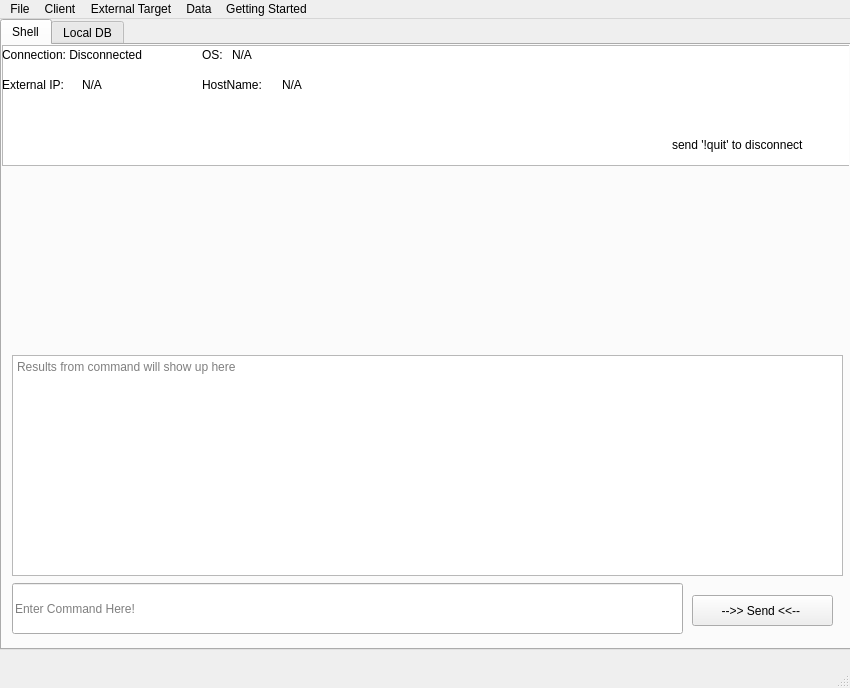
<?xml version="1.0" encoding="UTF-8"?>
<ui version="4.0">
 <class>LogecC3</class>
 <widget class="QMainWindow" name="LogecC3">
  <property name="geometry">
   <rect>
    <x>0</x>
    <y>0</y>
    <width>850</width>
    <height>688</height>
   </rect>
  </property>
  <property name="minimumSize">
   <size>
    <width>850</width>
    <height>688</height>
   </size>
  </property>
  <property name="maximumSize">
   <size>
    <width>850</width>
    <height>688</height>
   </size>
  </property>
  <property name="windowTitle">
   <string>MainWindow</string>
  </property>
  <property name="windowIcon">
   <iconset>
    <normaloff>../../.designer/backup/Modules/GUI_System/Images/icon.png</normaloff>../../.designer/backup/Modules/GUI_System/Images/icon.png</iconset>
  </property>
  <widget class="QWidget" name="centralwidget">
   <widget class="QTabWidget" name="text_PortScan_tab">
    <property name="geometry">
     <rect>
      <x>0</x>
      <y>0</y>
      <width>851</width>
      <height>631</height>
     </rect>
    </property>
    <property name="toolTip">
     <string>Enter</string>
    </property>
    <property name="whatsThis">
     <string>Enter</string>
    </property>
    <property name="currentIndex">
     <number>0</number>
    </property>
    <widget class="QWidget" name="tab">
     <attribute name="title">
      <string>Shell</string>
     </attribute>
     <widget class="QTextEdit" name="text_Program_Output">
      <property name="enabled">
       <bool>true</bool>
      </property>
      <property name="geometry">
       <rect>
        <x>10</x>
        <y>310</y>
        <width>831</width>
        <height>221</height>
       </rect>
      </property>
      <property name="font">
       <font/>
      </property>
      <property name="toolTip">
       <string/>
      </property>
      <property name="readOnly">
       <bool>true</bool>
      </property>
      <property name="placeholderText">
       <string>Results from command will show up here</string>
      </property>
     </widget>
     <widget class="QLineEdit" name="shell_input">
      <property name="geometry">
       <rect>
        <x>10</x>
        <y>538</y>
        <width>671</width>
        <height>51</height>
       </rect>
      </property>
      <property name="toolTip">
       <string extracomment="Commands"/>
      </property>
      <property name="placeholderText">
       <string>Enter Command Here!</string>
      </property>
     </widget>
     <widget class="QPushButton" name="shell_input_enter">
      <property name="geometry">
       <rect>
        <x>690</x>
        <y>550</y>
        <width>141</width>
        <height>31</height>
       </rect>
      </property>
      <property name="toolTip">
       <string>Hit the Enter Key</string>
      </property>
      <property name="text">
       <string>--&gt;&gt; Send &lt;&lt;-- </string>
      </property>
     </widget>
     <widget class="QTextBrowser" name="browser_Target_Status">
      <property name="geometry">
       <rect>
        <x>0</x>
        <y>0</y>
        <width>850</width>
        <height>121</height>
       </rect>
      </property>
      <property name="autoFillBackground">
       <bool>false</bool>
      </property>
      <property name="readOnly">
       <bool>true</bool>
      </property>
     </widget>
     <widget class="QLabel" name="status_Connected">
      <property name="geometry">
       <rect>
        <x>0</x>
        <y>0</y>
        <width>181</width>
        <height>19</height>
       </rect>
      </property>
      <property name="text">
       <string>Connection: Disconnected</string>
      </property>
     </widget>
     <widget class="QLabel" name="status_label_IPADDR">
      <property name="geometry">
       <rect>
        <x>0</x>
        <y>30</y>
        <width>81</width>
        <height>19</height>
       </rect>
      </property>
      <property name="text">
       <string>External IP:</string>
      </property>
     </widget>
     <widget class="QLabel" name="status_data_IPADDR">
      <property name="geometry">
       <rect>
        <x>80</x>
        <y>30</y>
        <width>201</width>
        <height>19</height>
       </rect>
      </property>
      <property name="text">
       <string>N/A</string>
      </property>
     </widget>
     <widget class="QLabel" name="status_data_OS">
      <property name="geometry">
       <rect>
        <x>230</x>
        <y>0</y>
        <width>251</width>
        <height>19</height>
       </rect>
      </property>
      <property name="text">
       <string>N/A</string>
      </property>
     </widget>
     <widget class="QLabel" name="status_data_HOSTNAME">
      <property name="geometry">
       <rect>
        <x>280</x>
        <y>30</y>
        <width>201</width>
        <height>19</height>
       </rect>
      </property>
      <property name="text">
       <string>N/A</string>
      </property>
     </widget>
     <widget class="QLabel" name="status_label_HOSTNAME">
      <property name="geometry">
       <rect>
        <x>200</x>
        <y>30</y>
        <width>81</width>
        <height>19</height>
       </rect>
      </property>
      <property name="text">
       <string>HostName:</string>
      </property>
     </widget>
     <widget class="QLabel" name="status_label_OS">
      <property name="geometry">
       <rect>
        <x>200</x>
        <y>0</y>
        <width>21</width>
        <height>19</height>
       </rect>
      </property>
      <property name="text">
       <string>OS:</string>
      </property>
     </widget>
     <widget class="QLabel" name="label">
      <property name="geometry">
       <rect>
        <x>670</x>
        <y>90</y>
        <width>171</width>
        <height>20</height>
       </rect>
      </property>
      <property name="text">
       <string>send '!quit' to disconnect</string>
      </property>
     </widget>
    </widget>
    <widget class="QWidget" name="tab_2">
     <attribute name="title">
      <string>Local DB</string>
     </attribute>
     <widget class="QTableWidget" name="table_SQLDB">
      <property name="geometry">
       <rect>
        <x>10</x>
        <y>10</y>
        <width>830</width>
        <height>511</height>
       </rect>
      </property>
     </widget>
     <widget class="QPushButton" name="table_RefreshDB_Button">
      <property name="geometry">
       <rect>
        <x>10</x>
        <y>562</y>
        <width>410</width>
        <height>27</height>
       </rect>
      </property>
      <property name="toolTip">
       <string>Refresh the Database, updating values from the SQLITE DB file</string>
      </property>
      <property name="text">
       <string>--&gt;&gt; Refresh DB &lt;&lt;--</string>
      </property>
     </widget>
     <widget class="QPushButton" name="table_QueryDB_Button">
      <property name="geometry">
       <rect>
        <x>428</x>
        <y>562</y>
        <width>410</width>
        <height>27</height>
       </rect>
      </property>
      <property name="toolTip">
       <string>Run a query on the DB</string>
      </property>
      <property name="text">
       <string>--&gt;&gt; Query DB &lt;&lt;--</string>
      </property>
     </widget>
     <widget class="QLineEdit" name="DB_Query">
      <property name="geometry">
       <rect>
        <x>10</x>
        <y>530</y>
        <width>828</width>
        <height>27</height>
       </rect>
      </property>
      <property name="text">
       <string/>
      </property>
      <property name="placeholderText">
       <string>Enter SQL Query! Type !_help for help! </string>
      </property>
     </widget>
     <widget class="QLabel" name="status_ERROR">
      <property name="geometry">
       <rect>
        <x>280</x>
        <y>550</y>
        <width>551</width>
        <height>31</height>
       </rect>
      </property>
      <property name="text">
       <string/>
      </property>
     </widget>
    </widget>
   </widget>
  </widget>
  <widget class="QMenuBar" name="menubar">
   <property name="geometry">
    <rect>
     <x>0</x>
     <y>0</y>
     <width>850</width>
     <height>24</height>
    </rect>
   </property>
   <widget class="QMenu" name="menuFile">
    <property name="title">
     <string>File</string>
    </property>
    <addaction name="actionDEBUG"/>
   </widget>
   <widget class="QMenu" name="menuTarget">
    <property name="title">
     <string>Client</string>
    </property>
    <widget class="QMenu" name="menu_Target_SpawnShell">
     <property name="title">
      <string>Spawn Shell</string>
     </property>
     <widget class="QMenu" name="menu_Target_PythonShells">
      <property name="title">
       <string>Python Shells</string>
      </property>
      <addaction name="action_Target_Python_binbash"/>
      <addaction name="action_Target_Python_win"/>
     </widget>
     <widget class="QMenu" name="action_Target_Perl_binbash">
      <property name="title">
       <string>Perl Shells</string>
      </property>
      <addaction name="action_Perl"/>
     </widget>
     <widget class="QMenu" name="menuRuby_Shells">
      <property name="title">
       <string>Ruby Shells</string>
      </property>
      <addaction name="action_Target_Ruby_NonInteractive"/>
     </widget>
     <addaction name="separator"/>
     <addaction name="actionLanguage"/>
     <addaction name="separator"/>
     <addaction name="menu_Target_PythonShells"/>
     <addaction name="action_Target_Perl_binbash"/>
     <addaction name="menuRuby_Shells"/>
    </widget>
    <widget class="QMenu" name="menu_Target_Destruction">
     <property name="title">
      <string>Destruction</string>
     </property>
     <widget class="QMenu" name="menu_Target_Encryption">
      <property name="title">
       <string>Encryption</string>
      </property>
      <addaction name="actionEncrypt_Files"/>
     </widget>
     <addaction name="menu_Target_Encryption"/>
    </widget>
    <widget class="QMenu" name="menu_Target_Info">
     <property name="title">
      <string>Target Info</string>
     </property>
     <addaction name="actionNetInfo"/>
    </widget>
    <addaction name="action_Target_Listen"/>
    <addaction name="menu_Target_Info"/>
    <addaction name="menu_Target_SpawnShell"/>
    <addaction name="menu_Target_Destruction"/>
   </widget>
   <widget class="QMenu" name="menu_GettingStarted">
    <property name="title">
     <string>Getting Started</string>
    </property>
    <addaction name="GettingStarted_Readme"/>
    <addaction name="actionRead_Me_webview"/>
   </widget>
   <widget class="QMenu" name="menuExternal_Target">
    <property name="title">
     <string>External Target</string>
    </property>
    <widget class="QMenu" name="menuExploits">
     <property name="title">
      <string>Exploits</string>
     </property>
     <widget class="QMenu" name="menuWindows">
      <property name="title">
       <string>Windows</string>
      </property>
      <widget class="QMenu" name="menuSMB">
       <property name="title">
        <string>SMB</string>
       </property>
       <addaction name="actionCVE_2017_0144_Eternal_Blue"/>
      </widget>
      <addaction name="menuSMB"/>
     </widget>
     <addaction name="menuWindows"/>
     <addaction name="actionLinux"/>
     <addaction name="actionOther"/>
    </widget>
    <widget class="QMenu" name="menuEnumeration">
     <property name="title">
      <string>Enumeration</string>
     </property>
     <addaction name="actionPort_Scan"/>
    </widget>
    <addaction name="menuEnumeration"/>
    <addaction name="menuExploits"/>
   </widget>
   <widget class="QMenu" name="menuData">
    <property name="title">
     <string>Data</string>
    </property>
    <widget class="QMenu" name="menuSQL_Shortcuts">
     <property name="title">
      <string>SQL Shortcuts</string>
     </property>
     <addaction name="actionHelp_Menu_DB"/>
     <addaction name="actionError_DB"/>
     <addaction name="actionTables_DB_2"/>
     <addaction name="separator"/>
     <addaction name="actionPortScan_DB_3"/>
     <addaction name="actionOther_More_Cool_DB"/>
    </widget>
    <addaction name="menuSQL_Shortcuts"/>
   </widget>
   <addaction name="menuFile"/>
   <addaction name="menuTarget"/>
   <addaction name="menuExternal_Target"/>
   <addaction name="menuData"/>
   <addaction name="menu_GettingStarted"/>
  </widget>
  <widget class="QStatusBar" name="statusbar"/>
  <action name="action_Target_Listen">
   <property name="text">
    <string>Listen for connection</string>
   </property>
  </action>
  <action name="actionBash">
   <property name="text">
    <string>/bin/bash</string>
   </property>
  </action>
  <action name="action_bin_sh">
   <property name="text">
    <string>/bin/sh</string>
   </property>
  </action>
  <action name="action_Target_Python_binbash">
   <property name="text">
    <string>Python Linux Shell</string>
   </property>
  </action>
  <action name="action_Target_Python_binsh">
   <property name="text">
    <string>Windows Shell</string>
   </property>
  </action>
  <action name="action_Perl">
   <property name="text">
    <string>Pearl Linux Shell</string>
   </property>
  </action>
  <action name="actionShell_Type">
   <property name="text">
    <string>Shell Type</string>
   </property>
  </action>
  <action name="actionLanguage">
   <property name="text">
    <string>Language</string>
   </property>
  </action>
  <action name="actionDisable_Firewall">
   <property name="text">
    <string>Disable Firewall</string>
   </property>
  </action>
  <action name="GettingStarted_Readme">
   <property name="text">
    <string>Read Me! (To shell tab)</string>
   </property>
  </action>
  <action name="menu_Data_Download">
   <property name="text">
    <string>Download Files from Target</string>
   </property>
  </action>
  <action name="menu_Data_Upload">
   <property name="text">
    <string>Upload Files to Target</string>
   </property>
  </action>
  <action name="action_Target_Ruby_NonInteractive">
   <property name="text">
    <string>Linx Ruby Shell (Non-interactive)</string>
   </property>
  </action>
  <action name="actionEncrypt_Files">
   <property name="text">
    <string>Encrypt Files</string>
   </property>
  </action>
  <action name="actionLinux">
   <property name="text">
    <string>Linux</string>
   </property>
  </action>
  <action name="actionOther">
   <property name="text">
    <string>Other</string>
   </property>
  </action>
  <action name="actionCVE_2017_0144_Eternal_Blue">
   <property name="text">
    <string>CVE-2017-0144: Eternal Blue</string>
   </property>
  </action>
  <action name="action_Target_Python_win">
   <property name="text">
    <string>Python Windows Shell</string>
   </property>
  </action>
  <action name="actionDEBUG">
   <property name="text">
    <string>DEBUG</string>
   </property>
  </action>
  <action name="actionRead_Me_webview">
   <property name="text">
    <string>Read Me! (webview)</string>
   </property>
  </action>
  <action name="actionNetInfo">
   <property name="text">
    <string>NetInfo</string>
   </property>
  </action>
  <action name="actionPortScan_DB">
   <property name="text">
    <string>PortScan DB</string>
   </property>
  </action>
  <action name="actionPortScan_DB_2">
   <property name="text">
    <string>PortScan DB</string>
   </property>
  </action>
  <action name="actionHelp_DB">
   <property name="text">
    <string>Help DB</string>
   </property>
  </action>
  <action name="actionTables_DB">
   <property name="text">
    <string>Tables DB</string>
   </property>
  </action>
  <action name="actionHelp_Menu_DB">
   <property name="text">
    <string>Help Menu DB</string>
   </property>
  </action>
  <action name="actionTables_DB_2">
   <property name="text">
    <string>Tables DB</string>
   </property>
  </action>
  <action name="actionPortScan_DB_3">
   <property name="text">
    <string>PortScan DB</string>
   </property>
  </action>
  <action name="actionOther_More_Cool_DB">
   <property name="text">
    <string>Other More Cool DB</string>
   </property>
  </action>
  <action name="actionPort_Scan">
   <property name="text">
    <string>Port Scan</string>
   </property>
  </action>
  <action name="actionError_DB">
   <property name="text">
    <string>Error DB</string>
   </property>
  </action>
 </widget>
 <resources/>
 <connections/>
</ui>
